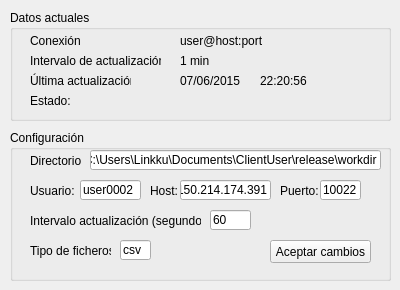
<?xml version="1.0" encoding="UTF-8"?>
<ui version="4.0">
 <class>MainWindow</class>
 <widget class="QMainWindow" name="MainWindow">
  <property name="geometry">
   <rect>
    <x>0</x>
    <y>0</y>
    <width>400</width>
    <height>290</height>
   </rect>
  </property>
  <property name="minimumSize">
   <size>
    <width>400</width>
    <height>290</height>
   </size>
  </property>
  <property name="maximumSize">
   <size>
    <width>400</width>
    <height>290</height>
   </size>
  </property>
  <property name="windowTitle">
   <string>Proyecto Emergiendo con el Sol</string>
  </property>
  <widget class="QWidget" name="centralWidget">
   <widget class="QGroupBox" name="groupBox">
    <property name="geometry">
     <rect>
      <x>10</x>
      <y>10</y>
      <width>381</width>
      <height>111</height>
     </rect>
    </property>
    <property name="title">
     <string>Datos actuales</string>
    </property>
    <widget class="QLabel" name="LabelState">
     <property name="geometry">
      <rect>
       <x>20</x>
       <y>20</y>
       <width>51</width>
       <height>21</height>
      </rect>
     </property>
     <property name="text">
      <string>Conexión: </string>
     </property>
    </widget>
    <widget class="QLabel" name="LabelState_3">
     <property name="geometry">
      <rect>
       <x>20</x>
       <y>40</y>
       <width>131</width>
       <height>21</height>
      </rect>
     </property>
     <property name="text">
      <string>Intervalo de actualización: </string>
     </property>
    </widget>
    <widget class="QLabel" name="LabelState_5">
     <property name="geometry">
      <rect>
       <x>20</x>
       <y>60</y>
       <width>101</width>
       <height>21</height>
      </rect>
     </property>
     <property name="text">
      <string>Última actualización: </string>
     </property>
    </widget>
    <widget class="QLabel" name="lconnectionInfo">
     <property name="geometry">
      <rect>
       <x>170</x>
       <y>20</y>
       <width>191</width>
       <height>21</height>
      </rect>
     </property>
     <property name="text">
      <string>user@host:port</string>
     </property>
    </widget>
    <widget class="QLabel" name="lrefreshTime">
     <property name="geometry">
      <rect>
       <x>170</x>
       <y>40</y>
       <width>191</width>
       <height>21</height>
      </rect>
     </property>
     <property name="text">
      <string>1 min</string>
     </property>
    </widget>
    <widget class="QLabel" name="llastRefresh">
     <property name="geometry">
      <rect>
       <x>170</x>
       <y>60</y>
       <width>71</width>
       <height>21</height>
      </rect>
     </property>
     <property name="text">
      <string>07/06/2015</string>
     </property>
    </widget>
    <widget class="QLabel" name="lastRefreshHour">
     <property name="geometry">
      <rect>
       <x>250</x>
       <y>60</y>
       <width>81</width>
       <height>21</height>
      </rect>
     </property>
     <property name="text">
      <string>22:20:56</string>
     </property>
    </widget>
    <widget class="QLabel" name="LabelState_6">
     <property name="geometry">
      <rect>
       <x>20</x>
       <y>80</y>
       <width>41</width>
       <height>21</height>
      </rect>
     </property>
     <property name="text">
      <string>Estado: </string>
     </property>
    </widget>
    <widget class="QLabel" name="lState">
     <property name="geometry">
      <rect>
       <x>60</x>
       <y>80</y>
       <width>301</width>
       <height>21</height>
      </rect>
     </property>
     <property name="text">
      <string/>
     </property>
    </widget>
   </widget>
   <widget class="QGroupBox" name="groupBox_2">
    <property name="geometry">
     <rect>
      <x>10</x>
      <y>130</y>
      <width>381</width>
      <height>151</height>
     </rect>
    </property>
    <property name="title">
     <string>Configuración</string>
    </property>
    <widget class="QLabel" name="label">
     <property name="geometry">
      <rect>
       <x>20</x>
       <y>20</y>
       <width>51</width>
       <height>21</height>
      </rect>
     </property>
     <property name="text">
      <string>Directorio:</string>
     </property>
    </widget>
    <widget class="QLineEdit" name="EDir">
     <property name="geometry">
      <rect>
       <x>80</x>
       <y>20</y>
       <width>291</width>
       <height>20</height>
      </rect>
     </property>
     <property name="text">
      <string>C:\Users\Linkku\Documents\ClientUser\release\workdir</string>
     </property>
    </widget>
    <widget class="QLabel" name="label_2">
     <property name="geometry">
      <rect>
       <x>20</x>
       <y>50</y>
       <width>51</width>
       <height>21</height>
      </rect>
     </property>
     <property name="text">
      <string>Usuario:</string>
     </property>
    </widget>
    <widget class="QLineEdit" name="EUser">
     <property name="geometry">
      <rect>
       <x>70</x>
       <y>50</y>
       <width>61</width>
       <height>20</height>
      </rect>
     </property>
     <property name="text">
      <string>user0002</string>
     </property>
    </widget>
    <widget class="QLabel" name="label_3">
     <property name="geometry">
      <rect>
       <x>140</x>
       <y>50</y>
       <width>31</width>
       <height>21</height>
      </rect>
     </property>
     <property name="text">
      <string>Host:</string>
     </property>
    </widget>
    <widget class="QLineEdit" name="EHost">
     <property name="geometry">
      <rect>
       <x>170</x>
       <y>50</y>
       <width>91</width>
       <height>20</height>
      </rect>
     </property>
     <property name="text">
      <string>150.214.174.391</string>
     </property>
    </widget>
    <widget class="QLabel" name="label_4">
     <property name="geometry">
      <rect>
       <x>270</x>
       <y>50</y>
       <width>41</width>
       <height>21</height>
      </rect>
     </property>
     <property name="text">
      <string>Puerto:</string>
     </property>
    </widget>
    <widget class="QLineEdit" name="EPort">
     <property name="geometry">
      <rect>
       <x>310</x>
       <y>50</y>
       <width>41</width>
       <height>20</height>
      </rect>
     </property>
     <property name="text">
      <string>10022</string>
     </property>
    </widget>
    <widget class="QLabel" name="label_5">
     <property name="geometry">
      <rect>
       <x>20</x>
       <y>80</y>
       <width>171</width>
       <height>21</height>
      </rect>
     </property>
     <property name="text">
      <string>Intervalo actualización (segundos):</string>
     </property>
    </widget>
    <widget class="QLineEdit" name="ERefresh">
     <property name="geometry">
      <rect>
       <x>200</x>
       <y>80</y>
       <width>41</width>
       <height>20</height>
      </rect>
     </property>
     <property name="text">
      <string>60</string>
     </property>
    </widget>
    <widget class="QLabel" name="label_6">
     <property name="geometry">
      <rect>
       <x>20</x>
       <y>110</y>
       <width>81</width>
       <height>21</height>
      </rect>
     </property>
     <property name="text">
      <string>Tipo de ficheros:</string>
     </property>
    </widget>
    <widget class="QLineEdit" name="EFileType">
     <property name="geometry">
      <rect>
       <x>110</x>
       <y>110</y>
       <width>31</width>
       <height>20</height>
      </rect>
     </property>
     <property name="text">
      <string>csv</string>
     </property>
    </widget>
    <widget class="QPushButton" name="pushButton">
     <property name="geometry">
      <rect>
       <x>260</x>
       <y>110</y>
       <width>101</width>
       <height>23</height>
      </rect>
     </property>
     <property name="text">
      <string>Aceptar cambios</string>
     </property>
    </widget>
   </widget>
  </widget>
  <action name="actionModify">
   <property name="text">
    <string>modify</string>
   </property>
  </action>
 </widget>
 <layoutdefault spacing="6" margin="11"/>
 <resources/>
 <connections/>
</ui>
